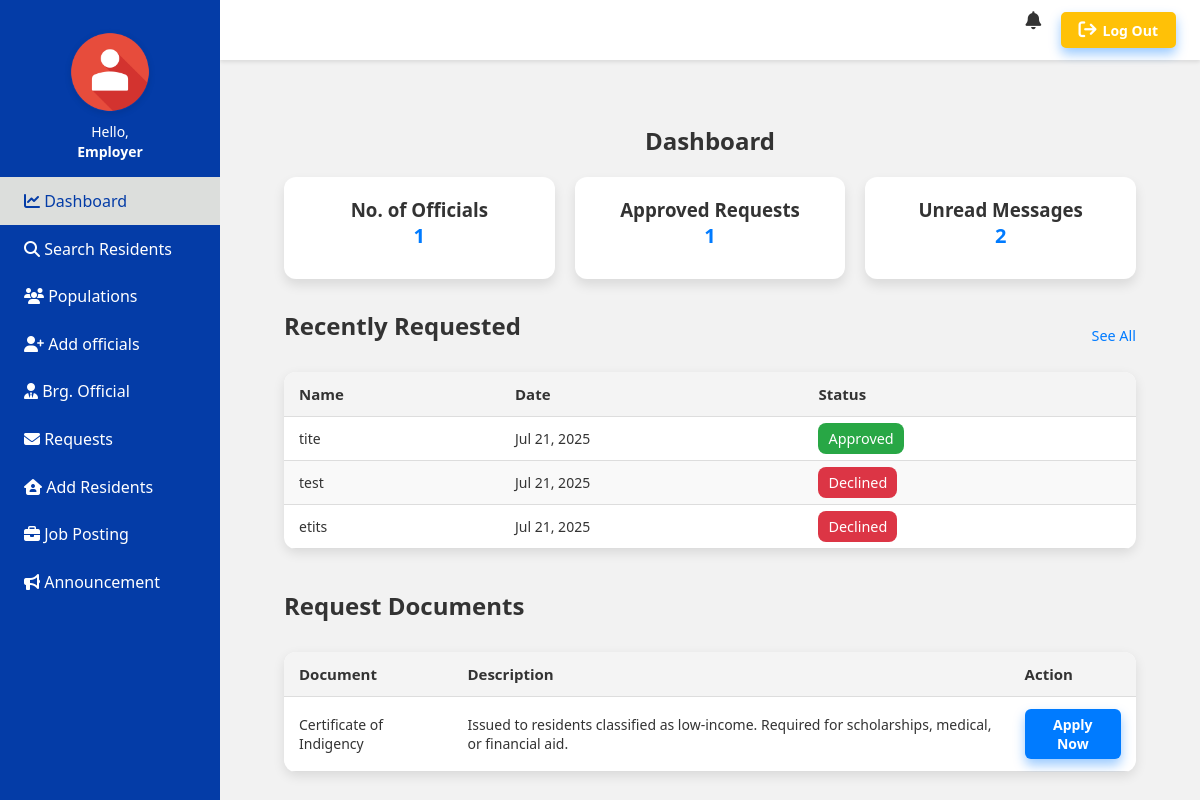
The app's page /admin.php with its own data.
### tables this page shows
CREATE TABLE `request` (
    `id` int(25) NOT NULL,
    `name` text DEFAULT NULL,
    `date` date DEFAULT NULL,
    `status` enum('approved','declined') DEFAULT NULL,
    `certificate_type` varchar(225) NOT NULL
  );

### data/dashboard.php (the view, shortened to what this page needs)
<?php
$host = "localhost";
$username = "root";
$password = "";
$dbname = "brg-pulo";
$conn = new mysqli($host, $username, $password, $dbname);
$officialsResult = $conn->query("SELECT COUNT(*) AS total FROM `b-official`");
$row = $officialsResult->fetch_assoc();
$officials = $row ? $row['total'] : 0;
$approvedResult = $conn->query("SELECT COUNT(*) AS total FROM request WHERE LOWER(TRIM(status)) = 'approved'");
$approved = ($approvedResult && $approvedResult->num_rows > 0) ? $approvedResult->fetch_assoc()['total'] : 0;
$jobs = $conn->query("SELECT COUNT(*) AS total FROM job_listings")->fetch_assoc()['total'] ?? 0;
$recentRequests = $conn->query("SELECT * FROM request ORDER BY date DESC LIMIT 3");
?>
<!DOCTYPE html>
<html lang="en">
<head>
</head>
<body>
<div class="cards">
  <div class="barangay-box">
    <h3>No. of Officials</h3>
    <h2><?= $officials ?></h2>
  </div>
  <div class="barangay-box">
    <h3>Approved Requests</h3>
    <h2><?= $approved ?></h2>
  </div>
  <div class="barangay-box">
    <h3>Unread Messages</h3>
    <h2><?= $jobs ?></h2>
  </div>
</div>
<div class="section">
  <div class="section-title">
    <h2>Recently Requested</h2>
    <a href="#" onclick="document.getElementById('modal').style.display='block'">See All</a>
  </div>
  <table>
    <thead>
      <tr>
        <th>Name</th>
        <th>Date</th>
        <th>Status</th>
      </tr>
    </thead>
    <tbody>
      <?php while ($row = $recentRequests->fetch_assoc()): ?>
        <?php
          $status = strtolower(trim($row['status']));
          $class = 'warning'; $label = 'Processing';
          if ($status === 'approved') { $class = 'success'; $label = 'Approved'; }
          elseif ($status === 'in progress') { $class = 'info'; $label = 'In Progress'; }
          elseif ($status === 'declined') { $class = 'danger'; $label = 'Declined'; }
        ?>
        <tr>
          <td><?= htmlspecialchars($row['name']) ?></td>
          <td><?= date("M d, Y", strtotime($row['date'])) ?></td>
          <td><span class="status-label <?= $class ?>"><?= $label ?></span></td>
        </tr>
      <?php endwhile; ?>
    </tbody>
  </table>
</div>
<div class="section">
  <div class="section-title"><h2>Request Documents</h2></div>
  <table>
    <thead><tr><th>Document</th><th>Description</th><th>Action</th></tr></thead>
    <tbody>
      <tr>
        <td>Certificate of Indigency</td>
        <td>Issued to residents classified as low-income. Required for scholarships, medical, or financial aid.</td>
        <td><button onclick="openFormModal()">Apply Now</button></td>
      </tr>
    </tbody>
  </table>
</div>
</body>
</html>

### styles/styles.css (style rules this page uses)
* { box-sizing: border-box; margin: 0; padding: 0; font-family: 'Segoe UI', sans-serif; }
body { background-color: #f4f7fc; color: #333; }
.barangay-box { background: #fff; padding: 20px; border-radius: 12px; box-shadow: 0 6px 12px rgba(0, 0, 0, 0.1); width: 280px; text-align: center; flex-grow: 1; max-width: 280px; }
.barangay-box h2 { font-size: 20px; color: #007bff; margin-bottom: 10px; }
table { width: 100%; border-collapse: collapse; background-color: white; box-shadow: 0 4px 12px rgba(0, 0, 0, 0.1); border-radius: 12px; overflow: hidden; }
th, td { padding: 15px 12px; text-align: center; }
th { background-color: #f4f4f4; font-weight: 600; font-size: 15px; }
td { font-size: 14px; }
tr:nth-child(even) { background-color: #f9f9f9; }
button { background-color: #007bff; border: none; color: white; padding: 8px 16px; font-size: 14px; font-weight: 600; border-radius: 8px; box-shadow: 0 6px 12px rgba(0, 123, 255, 0.4); cursor: pointer; transition: background-color 0.3s ease, box-shadow 0.3s ease; }

### data/dashboard.php (style rules this page uses)
.cards { display: flex; justify-content: space-between; flex-wrap: wrap; gap: 20px; margin-bottom: 30px; }
.barangay-box { flex: 1; min-width: 250px; background-color: #fff; padding: 20px; border-radius: 12px; box-shadow: 0 2px 8px rgba(0,0,0,0.1); text-align: center; transition: transform 0.2s; }
.section { margin-bottom: 40px; }
.section-title { display: flex; justify-content: space-between; align-items: center; }
.section-title h2 { font-size: 1.5rem; }
.section-title a { font-size: 0.9rem; color: #007bff; text-decoration: none; }
table { width: 100%; border-collapse: collapse; margin-top: 10px; background-color: #fff; border-radius: 10px; overflow: hidden; box-shadow: 0 2px 8px rgba(0,0,0,0.1); }
table th, table td { padding: 12px 15px; border-bottom: 1px solid #ddd; text-align: left; }
.status-label { padding: 6px 10px; border-radius: 8px; color: #fff; font-size: 0.9rem; }
.status-label.success { background-color: #28a745; }
.status-label.danger { background-color: #dc3545; }
table button { background-color: #007bff; color: #fff; border: none; padding: 6px 14px; border-radius: 6px; cursor: pointer; }

### data/viewall.php (style rules this page uses)
a.button, button { background-color: #007bff; color: white; padding: 8px 14px; border: none; border-radius: 6px; text-decoration: none; font-size: 14px; transition: background-color 0.3s ease; display: inline-block; }

### data/hiring.php (style rules this page uses)
body { font-family: 'Segoe UI', sans-serif; background-color: #f2f2f2; padding: 40px; }
h2 { text-align: center; margin-bottom: 20px; }

### data/announcements.php (style rules this page uses)
h2 { color: #333; }
button { background-color: #4CAF50; color: white; padding: 10px 18px; border: none; border-radius: 5px; cursor: pointer; }

### records on screen
request: name "tite", date "Jul 21, 2025", status "Approved"
request: name "test", date "Jul 21, 2025", status "Declined"
request: name "etits", date "Jul 21, 2025", status "Declined"

### other values on screen
$officials "1"
$approved "1"
$jobs "2"
